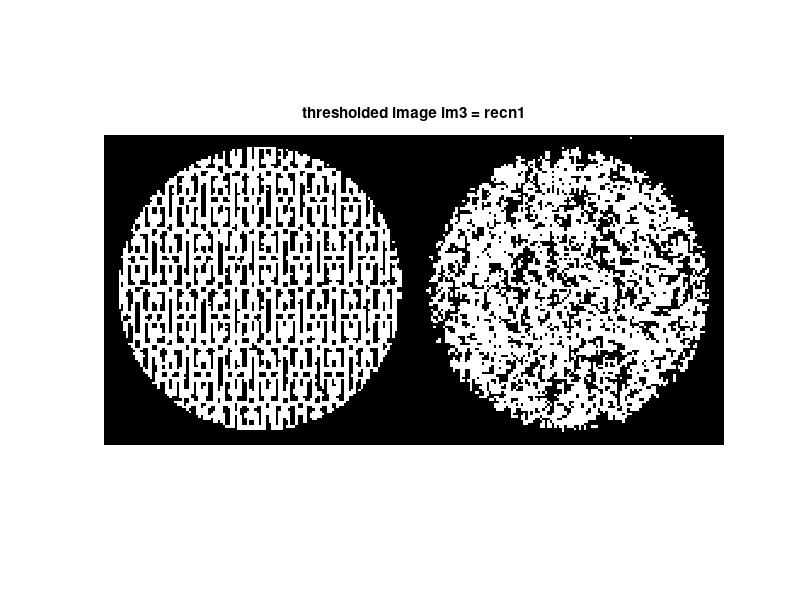
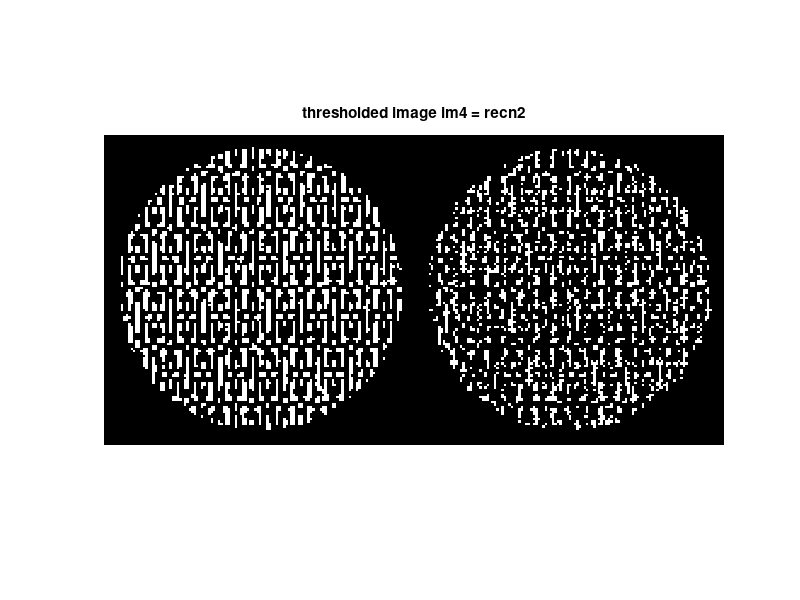
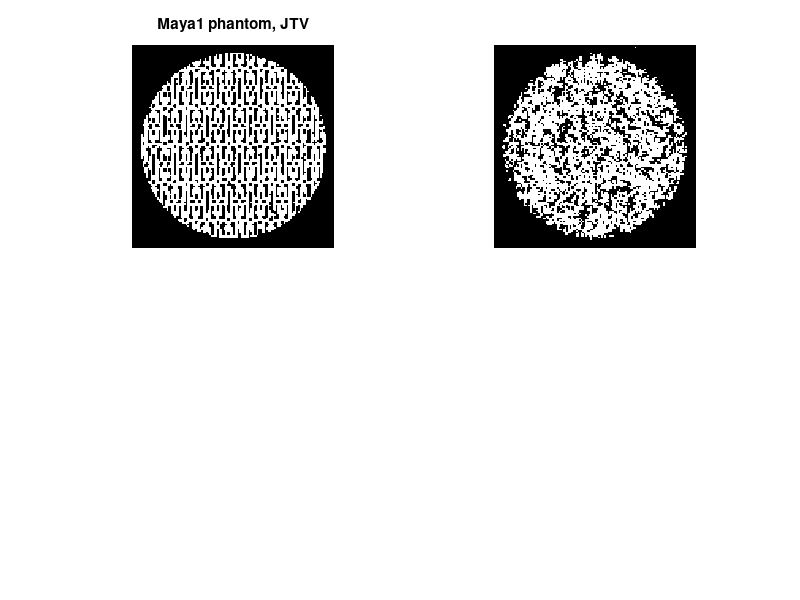

These charts were generated, in order, by the following MATLAB code: (Note: this script raises an error after producing the figures.)
% Here we calculate the errors for the tresholded images and rekonstruktions.
clear all;
close all;
% First load all images. Original phantoms and reconstructions.
% Maya phantom
load XRsparse_aTV_JTV_maya recn1 recn2 target1 target2 obj
load JTV_maya_for_segmentations im1 im2 im3 im4 N
% % figure(1)
% % imshow([target1,target2],[]);
% % figure(2)
% % imshow([recn1,recn2],[]);
% figure(3)
% imshow([target1,target2;recn1,recn2],[]);
% % First treshold the images.
N=128;
% Calculate the right amount of white pixels in the original phantoms.
% First phantom, im1
white_pixels1 = nnz(target1)/(N*N);
% Second phantom
white_pixels2 = nnz(target2)/(N*N);
% Treshold the images so that the amount of white pixels is correct. Here
% the values are between 0 and 1, but they have also other values.

% Calculate the amount of wrong pixels. First we need to decide which
% pixels we set as zero and which will have number 1. We want that kind of
% treshold, which gives us the right amount of white pixels.
% There ratio should be 0.41 in the first reconstruction and 0.25 in the second.
% So in the first reco we want nnz(im3) to be 6717. We get this number of
% white pixels with the following treshold 0.3354.
% MAYA TRESHOLD: 0.3354
im3_thresholded = im3;
im3_thresholded(im3>0.3354) = 1;
im3_thresholded(im3<0.3354) = 0;
nnz(im3_thresholded)

% We want to treshold the target1 also to be zero or one.
target1_thresholded = target1;
target1_thresholded(target1>1) = 1;
target1_thresholded(target1<1) = 0;
nnz(target1_thresholded)
figure()
imshow([target1_thresholded,im3_thresholded],[])
title('thresholded image im3 = recn1')

% Calculate the error for reconstruction 1
error1=(nnz(target1_thresholded-im3_thresholded))/(N*N);

%% Calculate the error with the second reconstruction
% The amount of white pixels is 4028.
% MAYA TRESHOLD: 0.302
im4_thresholded = im4;
im4_thresholded(im4>0.302) = 1;
im4_thresholded(im4<0.302) = 0;
nnz(im4_thresholded)
% display result
% We want to treshold the target1 also to be zero or one.
target2_thresholded = target2;
target2_thresholded(target2>1) = 1;
target2_thresholded(target2<1) = 0;
nnz(target2_thresholded)
nnz(target2)
figure()
imshow([target2_thresholded,im4_thresholded],[])
title('thresholded image im4 = recn2')

% Calculate the error for reconstruction 1. Caluculate the difference and
% how many pixxels are non-zero.
error2=(nnz(target2_thresholded-im4_thresholded))/(N*N);

figure(5);
% Original phantom1
subplot(2,2,1);
imagesc(target1_thresholded);
colormap gray;
axis square;
axis off;
title({'Maya1 phantom, JTV'});
% Reconstruction of phantom1
subplot(2,2,2)
imagesc(im3_thresholded);
colormap gray;
axis square;
axis off;
title(['Pixel error ', num2str(round(error1,2))]);
% Original target2
subplot(2,2,3)
imagesc(target2_thresholded);
colormap gray;
axis square;
axis off;
title({'Maya2 phantom, JTV '});
% Reconstruction of target2
subplot(2,2,4)
imagesc(im4_thresholded);
%imagesc(imrotate(CG2,-45,'bilinear','crop'));
colormap gray;
axis square;
axis off;
title(['Pixel error ' num2str(round(error2,2))]);

Image = getframe(gcf);
imwrite(Image.cdata, 'segmentations_maya_JTV.jpg');